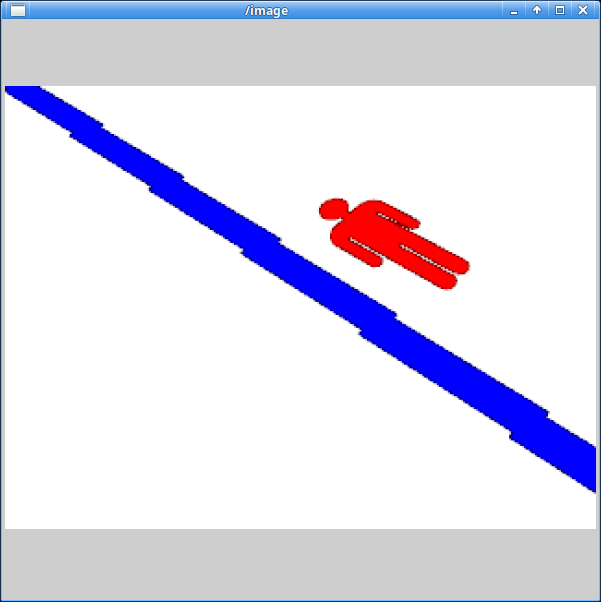
#> input picture Practica 2 - Percepcion Computacional/Percepcion_Computacional/datos/marcas-capturasStage/man-1.png, 601 x 602 px
$ python entrenar_marcas.py
#> lines starting #> are read from the running program, lines starting #| are printed output that depends on the picture; after the words box and inside, x2 and y2 are one past the last pixel; in counts of white or black regions, pixels touching at a corner belong together
#> in cargar_dataset, bgr is the input picture: shape (602, 601, 3); mean B, G, R 236.3, 219.1, 221
### Practica 2 - Percepcion Computacional/Percepcion_Computacional/codigo/robot_vision/marcas.py
from __future__ import annotations

import glob
import math
import os
import re
from dataclasses import dataclass
from typing import Dict, List, Optional, Tuple

import cv2
import numpy as np
from sklearn.discriminant_analysis import (
    LinearDiscriminantAnalysis,
    QuadraticDiscriminantAnalysis,
)
from sklearn.metrics import classification_report, confusion_matrix
from sklearn.model_selection import LeaveOneOut, cross_val_score
from sklearn.neighbors import KNeighborsClassifier

from . import config as C


_RX = re.compile(r'^([a-z]+)[-_]\d+\.png$', re.IGNORECASE)


# ===========================================================================
# Segmentación de la silueta
# ===========================================================================
def mascara_roja(bgr: np.ndarray) -> np.ndarray:
    """Máscara binaria de los píxeles rojos saturados."""
    hsv = cv2.cvtColor(bgr, cv2.COLOR_BGR2HSV)
#> hsv: shape (602, 601, 3); mean H, S, V 12.3, 25.6, 240.4
    m = cv2.inRange(hsv, C.HSV_ROJO_LO1, C.HSV_ROJO_HI1) | \
        cv2.inRange(hsv, C.HSV_ROJO_LO2, C.HSV_ROJO_HI2)
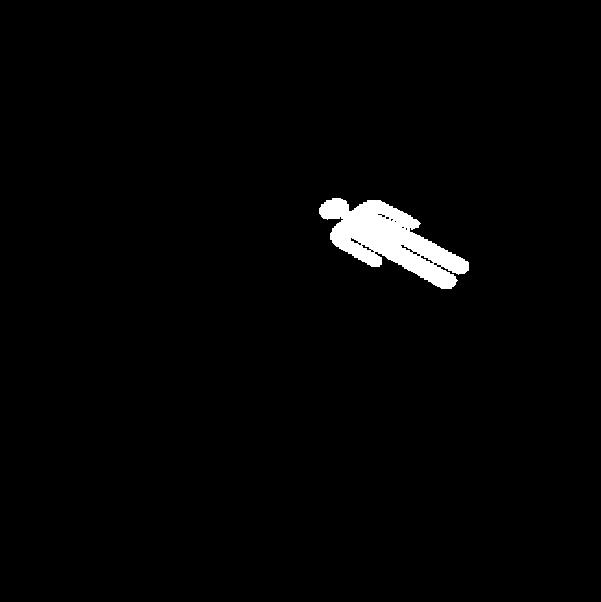
#> m: shape (602, 601); 1.8% white; 1 white region, box (x1, y1, x2, y2) and area: (319, 198, 469, 289) 6410
    k = cv2.getStructuringElement(cv2.MORPH_ELLIPSE, (3, 3))
    m = cv2.morphologyEx(m, cv2.MORPH_OPEN,  k, iterations=1)
#> m: shape (602, 601); 1.7% white; 1 white region, box (x1, y1, x2, y2) and area: (319, 198, 469, 289) 6329
    m = cv2.morphologyEx(m, cv2.MORPH_CLOSE, k, iterations=2)
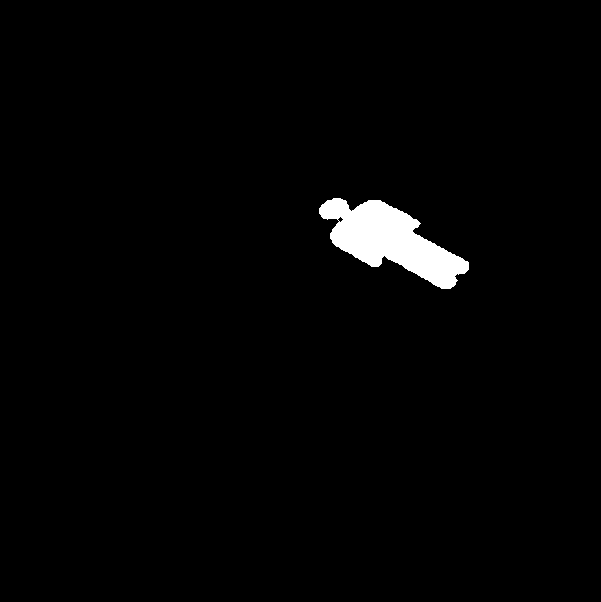
#> m: shape (602, 601); 1.8% white; 1 white region, box (x1, y1, x2, y2) and area: (319, 198, 469, 289) 6575
    return m > 0


def silueta(bgr_or_mask: np.ndarray, area_min: int = 80
            ) -> Optional[Tuple[np.ndarray, Tuple[int, int, int, int]]]:
    """Extrae la silueta (recorte binario) de la marca roja principal."""
    mask = mascara_roja(bgr_or_mask) if bgr_or_mask.ndim == 3 \
           else bgr_or_mask.astype(bool)
    if not mask.any():
        return None
    n, labs, stats, _ = cv2.connectedComponentsWithStats(
        mask.astype(np.uint8), connectivity=8)
#> n = 2; stats = [[0, 0, 601, 602, 355227], [319, 198, 150, 91, 6575]]
    if n <= 1:
        return None
    areas = stats[1:, cv2.CC_STAT_AREA]
#> areas = [6575]
    idx = int(np.argmax(areas)) + 1
#> idx = 1
    if stats[idx, cv2.CC_STAT_AREA] < area_min:
        return None
    x = int(stats[idx, cv2.CC_STAT_LEFT])
#> x = 319
    y = int(stats[idx, cv2.CC_STAT_TOP])
#> y = 198
    w = int(stats[idx, cv2.CC_STAT_WIDTH])
#> w = 150
    h = int(stats[idx, cv2.CC_STAT_HEIGHT])
#> h = 91
    sil = (labs[y:y+h, x:x+w] == idx).astype(np.uint8) * 255
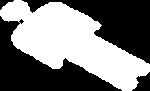
#> sil: shape (91, 150); 48.2% white; 1 white region
    return sil, (x, y, w, h)


# ===========================================================================
# Descriptor invariante
# ===========================================================================
def log_hu(silueta_bin: np.ndarray) -> np.ndarray:
    """Logaritmo signado de los 7 momentos de Hu (invariantes a t/r/s)."""
    M = cv2.moments(silueta_bin, binaryImage=True)
#> M = moments, m00 6575, centre m10/m00, m01/m00 = (71.39, 42.36)
    hu = cv2.HuMoments(M).flatten()
#> hu = [0.274, 0.0442, 0.00115, 0.000452, 3.23e-07, 9.12e-05, -3.98e-08]
    return -np.sign(hu) * np.log10(np.abs(hu) + 1e-30)


def ratios_forma(silueta_bin: np.ndarray) -> np.ndarray:
    """4 ratios geométricos: aspect, extent, solidity, circularity."""
    cnts, _ = cv2.findContours(silueta_bin, cv2.RETR_EXTERNAL,
                               cv2.CHAIN_APPROX_NONE)
#> cnts = 1 contour; box (x1, y1, x2, y2) and area: (0, 0, 150, 91) 6398
    if not cnts:
        return np.zeros(4, dtype=np.float32)
    cnt = max(cnts, key=cv2.contourArea)
#> cnt = contour of 377 points, box (x1, y1, x2, y2) (0, 0, 150, 91), area 6398
    area = cv2.contourArea(cnt)
#> area = 6398.5
    perim = cv2.arcLength(cnt, closed=True)
#> perim = 455.3
    if perim <= 1 or area <= 1:
        return np.zeros(4, dtype=np.float32)
    x, y, w, h = cv2.boundingRect(cnt)
#> x = 0; y = 0; w = 150; h = 91
    aspect = h / w if w else 0.0
#> aspect = 0.607
    extent = area / (w * h) if w and h else 0.0
#> extent = 0.469
    hull = cv2.convexHull(cnt)
#> hull = contour of 23 points, box (x1, y1, x2, y2) (0, 0, 150, 91), area 7710
    hull_area = cv2.contourArea(hull)
#> hull_area = 7710
    solidity = area / hull_area if hull_area else 0.0
#> solidity = 0.83
    circ = 4 * math.pi * area / (perim ** 2)
#> circ = 0.388
#|     N=1  features=11
    return np.array([aspect, extent, solidity, circ], dtype=np.float32)


def descriptor(silueta_bin: np.ndarray) -> np.ndarray:
    """Descriptor final: 7 log-Hu + 4 ratios = 11 features."""
    return np.concatenate([log_hu(silueta_bin),
                           ratios_forma(silueta_bin)]).astype(np.float32)


# ===========================================================================
# Carga del dataset
# ===========================================================================
@dataclass
class Dataset:
    X: np.ndarray
    y: np.ndarray
    files: List[str]
    siluetas: List[np.ndarray]
    label_names: Tuple[str, ...] = C.CLASES_MARCAS


def _clase_de_fichero(fname: str) -> Optional[str]:
    m = _RX.match(os.path.basename(fname))
    if not m:
        return None
    n = m.group(1).lower()
    return n if n in C.CLASES_MARCAS else None


def cargar_dataset(carpeta: str = C.RUTA_DATASET_MARCAS) -> Dataset:
    """Carga las imágenes del dataset y devuelve un :class:`Dataset`."""
    files = sorted(glob.glob(os.path.join(carpeta, '*.png')))
    feats, labels, kept, sils = [], [], [], []
    for f in files:
        clase = _clase_de_fichero(f)
        if clase is None:
            continue
        bgr = cv2.imread(f)
        if bgr is None:
            continue
        out = silueta(bgr)
        if out is None:
            continue
        sil, _ = out
        feats.append(descriptor(sil))
        labels.append(C.CLASES_MARCAS.index(clase))
        kept.append(f)
        sils.append(sil)
    return Dataset(X=np.stack(feats), y=np.array(labels),
                   files=kept, siluetas=sils)


# ===========================================================================
# Entrenamiento / evaluación
# ===========================================================================
@dataclass
class ResultadoModelo:
    clf: object
    nombre: str
    cv_score: float
    cv_pred: np.ndarray


def evaluar_modelos(ds: Dataset) -> List[ResultadoModelo]:
    """Compara QDA, LDA y KNN con LeaveOneOut sobre el dataset."""
    candidatos = {
        'QDA'    : QuadraticDiscriminantAnalysis(reg_param=0.05),
        'LDA'    : LinearDiscriminantAnalysis(),
        'KNN(1)' : KNeighborsClassifier(n_neighbors=1),
        'KNN(3)' : KNeighborsClassifier(n_neighbors=3),
    }
    loo = LeaveOneOut()
    out = []
    for nombre, base in candidatos.items():
        scores = cross_val_score(base, ds.X, ds.y, cv=loo)
        preds = np.empty_like(ds.y)
        for tr, te in loo.split(ds.X):
            base.fit(ds.X[tr], ds.y[tr])
            preds[te] = base.predict(ds.X[te])
        clf = type(base)(**base.get_params()).fit(ds.X, ds.y)
        out.append(ResultadoModelo(
            clf=clf, nombre=nombre,
            cv_score=float(scores.mean()),
            cv_pred=preds,
        ))
    return out


def entrenar(ds: Dataset) -> LinearDiscriminantAnalysis:
    """Clasificador por defecto (LDA)."""
    return LinearDiscriminantAnalysis(solver='svd').fit(ds.X, ds.y)


# [9 lines left out: function rangos_por_clase, not called in this run]


# ===========================================================================
# Inferencia
# ===========================================================================
@dataclass
class PrediccionMarca:
    clase: str
    confianza: float
    bbox: Tuple[int, int, int, int]
    silueta: np.ndarray


# [109 lines left out: functions predecir, anotar_solo, procesar_video_clasificador, not called in this run]

### Practica 2 - Percepcion Computacional/Percepcion_Computacional/codigo/scripts/entrenar_marcas.py
#!/usr/bin/env python3
"""Entrena el clasificador de marcas (LDA) y lo serializa a ``.pkl``.

Imprime también la comparativa Leave-One-Out de QDA / LDA / KNN(1) /
KNN(3) sobre el dataset de entrenamiento, con su matriz de confusión.

.. code-block:: bash

    python scripts/entrenar_marcas.py --salida modelos/marcas.pkl
"""
from __future__ import annotations

import argparse
import os
import pickle
import sys

# Asegurarse de poder importar robot_vision desde la raíz
_ROOT = os.path.dirname(os.path.dirname(os.path.abspath(__file__)))
sys.path.insert(0, _ROOT)
import robot_vision as rv                                # noqa: E402
from sklearn.metrics import classification_report, confusion_matrix  # noqa: E402


def main():
    p = argparse.ArgumentParser(description='Entrena el clasificador de marcas')
    p.add_argument('--dataset', default=rv.config.RUTA_DATASET_MARCAS)
    p.add_argument('--salida',  default=os.path.join(_ROOT, 'modelos', 'marcas.pkl'))
    p.add_argument('--margen',  type=float, default=rv.config.MARCA_MARGEN_RANGOS)
    args = p.parse_args()

    print(f'>>> Cargando dataset desde {args.dataset}')
    ds = rv.marcas.cargar_dataset(args.dataset)
    print(f'    N={ds.X.shape[0]}  features={ds.X.shape[1]}')

    print('\n>>> Comparativa Leave-One-Out')
    modelos = rv.marcas.evaluar_modelos(ds)
    for m in modelos:
        print(f'    {m.nombre:7s}  acc LOO = {m.cv_score:.4f}')

    mejor = max(modelos, key=lambda m: m.cv_score)
    print(f'\n>>> Modelo seleccionado: {mejor.nombre} (acc={mejor.cv_score:.4f})')
    print(classification_report(ds.y, mejor.cv_pred,
                                target_names=rv.config.CLASES_MARCAS,
                                digits=4, zero_division=0))
    print('Matriz de confusión:')
    print(confusion_matrix(ds.y, mejor.cv_pred))

    clf = rv.marcas.entrenar(ds)
    rangos = rv.marcas.rangos_por_clase(ds, margen=args.margen)
    os.makedirs(os.path.dirname(args.salida), exist_ok=True)
    with open(args.salida, 'wb') as f:
        pickle.dump({'clf': clf, 'rangos': rangos,
                     'clases': rv.config.CLASES_MARCAS}, f)
    print(f'\nGuardado modelo + rangos en {args.salida}')


if __name__ == '__main__':
#> (the run stopped early here; a loop or call above may not have finished)
